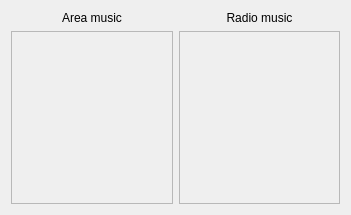
<?xml version="1.0" encoding="UTF-8"?>
<ui version="4.0">
 <class>TalesQtMusicEditorWidget</class>
 <widget class="QWidget" name="TalesQtMusicEditorWidget">
  <property name="geometry">
   <rect>
    <x>0</x>
    <y>0</y>
    <width>351</width>
    <height>215</height>
   </rect>
  </property>
  <property name="windowTitle">
   <string>Form</string>
  </property>
  <layout class="QHBoxLayout" name="horizontalLayout">
   <item>
    <layout class="QVBoxLayout" name="verticalLayout">
     <item>
      <widget class="QLabel" name="label">
       <property name="text">
        <string>Area music</string>
       </property>
       <property name="alignment">
        <set>Qt::AlignCenter</set>
       </property>
      </widget>
     </item>
     <item>
      <widget class="QScrollArea" name="areaScrollArea">
       <property name="focusPolicy">
        <enum>Qt::NoFocus</enum>
       </property>
       <property name="widgetResizable">
        <bool>true</bool>
       </property>
       <widget class="QWidget" name="scrollAreaWidgetContents">
        <property name="geometry">
         <rect>
          <x>0</x>
          <y>0</y>
          <width>162</width>
          <height>181</height>
         </rect>
        </property>
       </widget>
      </widget>
     </item>
    </layout>
   </item>
   <item>
    <layout class="QVBoxLayout" name="verticalLayout_2">
     <item>
      <widget class="QLabel" name="label_2">
       <property name="text">
        <string>Radio music</string>
       </property>
       <property name="alignment">
        <set>Qt::AlignCenter</set>
       </property>
      </widget>
     </item>
     <item>
      <widget class="QScrollArea" name="radioScrollArea">
       <property name="focusPolicy">
        <enum>Qt::NoFocus</enum>
       </property>
       <property name="widgetResizable">
        <bool>true</bool>
       </property>
       <widget class="QWidget" name="scrollAreaWidgetContents_2">
        <property name="geometry">
         <rect>
          <x>0</x>
          <y>0</y>
          <width>161</width>
          <height>181</height>
         </rect>
        </property>
       </widget>
      </widget>
     </item>
    </layout>
   </item>
  </layout>
 </widget>
 <resources/>
 <connections/>
</ui>
